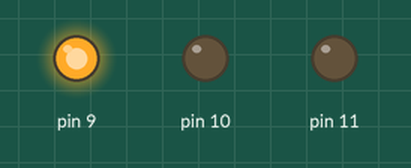
The sketch below on a simulated Arduino Uno, built with avr-gcc and run on an emulated ATmega328P. Shown: output pins drawn as LEDs (lit = HIGH).

Above: at 0.5 s.
At 2.5 s:
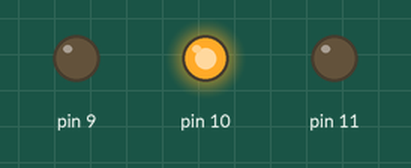
At 4.5 s:
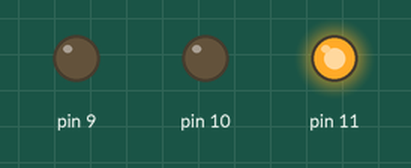
At 6.5 s:
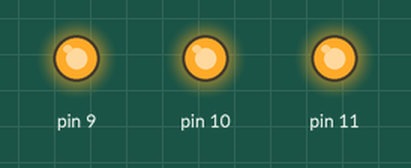
At 9.5 s:
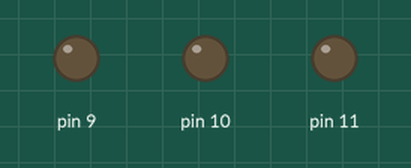
Timing chart, 0 to 10.4 s (numbered marks = the images above):
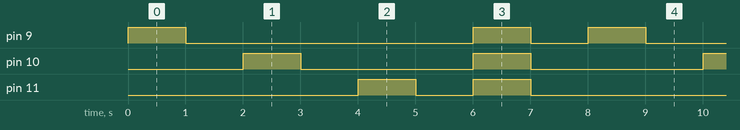

The sketch:

05_rgb1.ino
```cpp
void setup()
{
  pinMode(9, OUTPUT);
  pinMode(10, OUTPUT);
  pinMode(11, OUTPUT);
}

void loop()
{
  digitalWrite(9, HIGH);
  delay(1000); // Wait for 1000 millisecond(s)
  digitalWrite(9, LOW);
  delay(1000); // Wait for 1000 millisecond(s)
  digitalWrite(10, HIGH);
  delay(1000); // Wait for 1000 millisecond(s)
  digitalWrite(10, LOW);
  delay(1000); // Wait for 1000 millisecond(s)
  digitalWrite(11, HIGH);
  delay(1000); // Wait for 1000 millisecond(s)
  digitalWrite(11, LOW);
  delay(1000); // Wait for 1000 millisecond(s)
  digitalWrite(11, HIGH);
  digitalWrite(10, HIGH);
  digitalWrite(9, HIGH);
  delay(1000); // Wait for 1000 millisecond(s)
  digitalWrite(11, LOW);
  digitalWrite(10, LOW);
  digitalWrite(9, LOW);
  delay(1000); // Wait for 1000 millisecond(s)
}
```

Measured:
- by itself, pin 9: repeats every 8.0 s: LOW 5.0 s, HIGH 1.0 s, LOW 1.0 s, HIGH 1.0 s
- by itself, pin 10: alternates HIGH for 1.0 s and LOW for 3.0 s
- by itself, pin 11: repeats every 8.0 s: LOW 1.0 s, HIGH 1.0 s, LOW 5.0 s, HIGH 1.0 s
